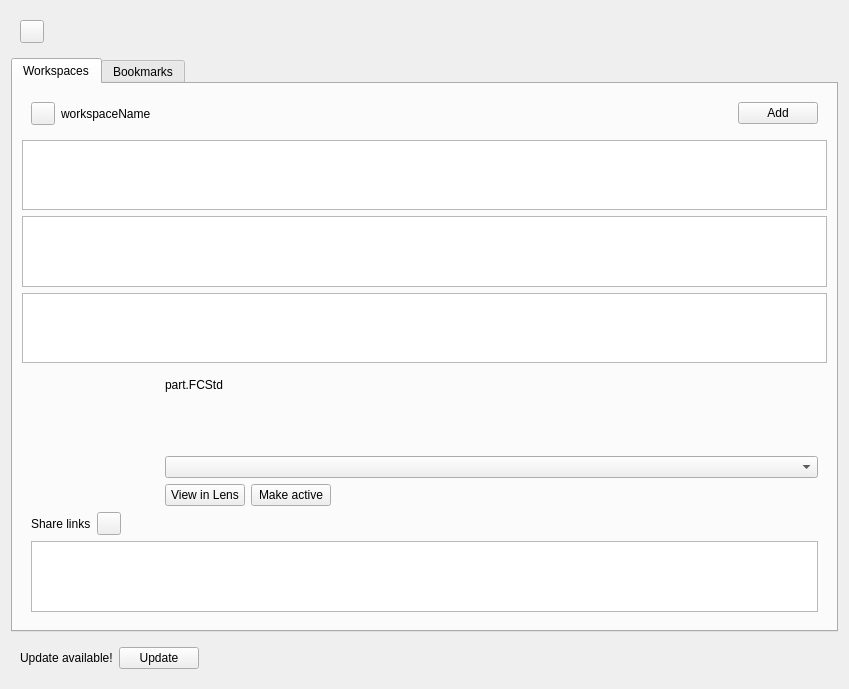
<?xml version="1.0" encoding="UTF-8"?>
<ui version="4.0">
 <class>WorkspaceView</class>
 <widget class="QWidget" name="WorkspaceView">
  <property name="geometry">
   <rect>
    <x>0</x>
    <y>0</y>
    <width>849</width>
    <height>643</height>
   </rect>
  </property>
  <property name="sizePolicy">
   <sizepolicy hsizetype="Preferred" vsizetype="Preferred">
    <horstretch>0</horstretch>
    <verstretch>0</verstretch>
   </sizepolicy>
  </property>
  <property name="windowTitle">
   <string>Ondsel Lens</string>
  </property>
  <layout class="QVBoxLayout" name="verticalLayout">
   <item>
    <widget class="QFrame" name="UserDetails">
     <layout class="QHBoxLayout" name="userDetails">
      <item>
       <widget class="QToolButton" name="userBtn">
        <property name="sizePolicy">
         <sizepolicy hsizetype="Maximum" vsizetype="Fixed">
          <horstretch>0</horstretch>
          <verstretch>0</verstretch>
         </sizepolicy>
        </property>
        <property name="toolTip">
         <string>Ondsel Lens Controls</string>
        </property>
        <property name="text">
         <string/>
        </property>
       </widget>
      </item>
      <item>
       <spacer name="horizontalSpacer_3">
        <property name="orientation">
         <enum>Qt::Horizontal</enum>
        </property>
        <property name="sizeHint" stdset="0">
         <size>
          <width>40</width>
          <height>20</height>
         </size>
        </property>
       </spacer>
      </item>
     </layout>
    </widget>
   </item>
   <item>
    <widget class="QTabWidget" name="tabWidget">
     <property name="toolTip">
      <string/>
     </property>
     <property name="currentIndex">
      <number>0</number>
     </property>
     <widget class="QWidget" name="tabWorkspaces">
      <property name="toolTip">
       <string/>
      </property>
      <attribute name="title">
       <string>Workspaces</string>
      </attribute>
      <layout class="QVBoxLayout" name="verticalLayout_2">
       <item>
        <widget class="QFrame" name="WorkspaceDetails">
         <layout class="QHBoxLayout" name="workspaceDetails">
          <item>
           <widget class="QToolButton" name="buttonBack">
            <property name="visible">
             <bool>true</bool>
            </property>
            <property name="toolTip">
             <string>Go back</string>
            </property>
            <property name="icon">
             <iconset>
              <normaloff>:/icons/button_left.svg</normaloff>:/icons/button_left.svg</iconset>
            </property>
           </widget>
          </item>
          <item>
           <widget class="QLabel" name="workspaceNameLabel">
            <property name="visible">
             <bool>true</bool>
            </property>
            <property name="toolTip">
             <string>The workspace and path in Lens</string>
            </property>
            <property name="text">
             <string>workspaceName</string>
            </property>
           </widget>
          </item>
          <item>
           <spacer name="horizontalSpacer_2">
            <property name="orientation">
             <enum>Qt::Horizontal</enum>
            </property>
            <property name="sizeHint" stdset="0">
             <size>
              <width>40</width>
              <height>20</height>
             </size>
            </property>
           </spacer>
          </item>
          <item>
           <widget class="QPushButton" name="addFileBtn">
            <property name="sizePolicy">
             <sizepolicy hsizetype="Fixed" vsizetype="Fixed">
              <horstretch>0</horstretch>
              <verstretch>0</verstretch>
             </sizepolicy>
            </property>
            <property name="visible">
             <bool>true</bool>
            </property>
            <property name="toolTip">
             <string>Add files or directories to your workspace</string>
            </property>
            <property name="text">
             <string>Add</string>
            </property>
           </widget>
          </item>
         </layout>
        </widget>
       </item>
       <item>
        <widget class="QTextEdit" name="txtExplain">
         <property name="sizePolicy">
          <sizepolicy hsizetype="Preferred" vsizetype="Expanding">
           <horstretch>0</horstretch>
           <verstretch>0</verstretch>
          </sizepolicy>
         </property>
        </widget>
       </item>
       <item>
        <widget class="QListView" name="workspaceListView">
         <property name="enabled">
          <bool>true</bool>
         </property>
         <property name="sizePolicy">
          <sizepolicy hsizetype="Preferred" vsizetype="Expanding">
           <horstretch>0</horstretch>
           <verstretch>0</verstretch>
          </sizepolicy>
         </property>
         <property name="minimumSize">
          <size>
           <width>0</width>
           <height>0</height>
          </size>
         </property>
         <property name="maximumSize">
          <size>
           <width>16777215</width>
           <height>16777215</height>
          </size>
         </property>
         <property name="baseSize">
          <size>
           <width>0</width>
           <height>0</height>
          </size>
         </property>
         <property name="toolTip">
          <string>Your workspaces</string>
         </property>
        </widget>
       </item>
       <item>
        <widget class="QListView" name="fileList">
         <property name="sizePolicy">
          <sizepolicy hsizetype="Preferred" vsizetype="Expanding">
           <horstretch>0</horstretch>
           <verstretch>0</verstretch>
          </sizepolicy>
         </property>
         <property name="toolTip">
          <string>Files in the workspace</string>
         </property>
        </widget>
       </item>
       <item>
        <widget class="QFrame" name="fileDetails">
         <property name="toolTip">
          <string>File details</string>
         </property>
         <layout class="QVBoxLayout">
          <item>
           <layout class="QHBoxLayout">
            <item alignment="Qt::AlignTop">
             <widget class="QLabel" name="thumbnail_label">
              <property name="sizePolicy">
               <sizepolicy hsizetype="Preferred" vsizetype="Preferred">
                <horstretch>0</horstretch>
                <verstretch>0</verstretch>
               </sizepolicy>
              </property>
              <property name="minimumSize">
               <size>
                <width>128</width>
                <height>128</height>
               </size>
              </property>
             </widget>
            </item>
            <item>
             <layout class="QVBoxLayout">
              <item alignment="Qt::AlignTop">
               <widget class="QLabel" name="fileNameLabel">
                <property name="text">
                 <string>part.FCStd</string>
                </property>
               </widget>
              </item>
              <item>
               <widget class="QComboBox" name="versionsComboBox">
                <property name="sizePolicy">
                 <sizepolicy hsizetype="Expanding" vsizetype="Fixed">
                  <horstretch>0</horstretch>
                  <verstretch>0</verstretch>
                 </sizepolicy>
                </property>
                <property name="toolTip">
                 <string>Versions of this file</string>
                </property>
               </widget>
              </item>
              <item>
               <layout class="QHBoxLayout">
                <item>
                 <widget class="QPushButton" name="viewOnlineBtn">
                  <property name="toolTip">
                   <string>Open this model in your webbrowser through Ondsel Lens</string>
                  </property>
                  <property name="text">
                   <string>View in Lens</string>
                  </property>
                 </widget>
                </item>
                <item>
                 <widget class="QPushButton" name="makeActiveBtn">
                  <property name="toolTip">
                   <string>Make the current version the active version</string>
                  </property>
                  <property name="text">
                   <string>Make active</string>
                  </property>
                 </widget>
                </item>
                <item>
                 <spacer name="horizontalSpacer_4">
                  <property name="orientation">
                   <enum>Qt::Horizontal</enum>
                  </property>
                  <property name="sizeHint" stdset="0">
                   <size>
                    <width>40</width>
                    <height>20</height>
                   </size>
                  </property>
                 </spacer>
                </item>
               </layout>
              </item>
             </layout>
            </item>
           </layout>
          </item>
          <item>
           <widget class="QFrame" name="linkDetails">
            <layout class="QVBoxLayout">
             <property name="leftMargin">
              <number>0</number>
             </property>
             <property name="topMargin">
              <number>0</number>
             </property>
             <property name="rightMargin">
              <number>0</number>
             </property>
             <property name="bottomMargin">
              <number>0</number>
             </property>
             <item>
              <layout class="QHBoxLayout">
               <item>
                <widget class="QLabel" name="shareLinksLabel">
                 <property name="text">
                  <string>Share links</string>
                 </property>
                </widget>
               </item>
               <item>
                <widget class="QToolButton" name="addLinkBtn">
                 <property name="toolTip">
                  <string>Create a new share link</string>
                 </property>
                 <property name="text">
                  <string/>
                 </property>
                 <property name="icon">
                  <iconset>
                   <normaloff>:/icons/list-add.svg</normaloff>:/icons/list-add.svg</iconset>
                 </property>
                </widget>
               </item>
               <item>
                <spacer name="horizontalSpacer_3">
                 <property name="orientation">
                  <enum>Qt::Horizontal</enum>
                 </property>
                 <property name="sizeHint" stdset="0">
                  <size>
                   <width>40</width>
                   <height>20</height>
                  </size>
                 </property>
                </spacer>
               </item>
              </layout>
             </item>
            </layout>
           </widget>
          </item>
          <item>
           <widget class="QListView" name="linksView">
            <property name="sizePolicy">
             <sizepolicy hsizetype="Preferred" vsizetype="Expanding">
              <horstretch>0</horstretch>
              <verstretch>0</verstretch>
             </sizepolicy>
            </property>
            <property name="toolTip">
             <string>Share links, using the buttons you can:
- Copy the url
- Edit the link parameters.
- Delete the link</string>
            </property>
           </widget>
          </item>
         </layout>
        </widget>
       </item>
      </layout>
     </widget>
     <widget class="QWidget" name="tabBookmarks">
      <property name="toolTip">
       <string/>
      </property>
      <attribute name="title">
       <string>Bookmarks</string>
      </attribute>
      <layout class="QVBoxLayout" name="verticalLayout_3"/>
     </widget>
    </widget>
   </item>
   <item>
    <widget class="QFrame" name="frameUpdate">
     <property name="frameShape">
      <enum>QFrame::NoFrame</enum>
     </property>
     <property name="frameShadow">
      <enum>QFrame::Plain</enum>
     </property>
     <layout class="QHBoxLayout" name="horizontalLayout">
      <item>
       <widget class="QLabel" name="labelUpdateAvailable">
        <property name="enabled">
         <bool>true</bool>
        </property>
        <property name="text">
         <string>Update available!</string>
        </property>
       </widget>
      </item>
      <item>
       <widget class="QPushButton" name="addonManagerBtn">
        <property name="toolTip">
         <string>Launch the Addon Manager to update Ondsel Lens</string>
        </property>
        <property name="text">
         <string>Update</string>
        </property>
       </widget>
      </item>
      <item>
       <spacer name="horizontalSpacer">
        <property name="orientation">
         <enum>Qt::Horizontal</enum>
        </property>
        <property name="sizeHint" stdset="0">
         <size>
          <width>40</width>
          <height>20</height>
         </size>
        </property>
       </spacer>
      </item>
     </layout>
    </widget>
   </item>
  </layout>
 </widget>
 <resources/>
 <connections/>
</ui>
